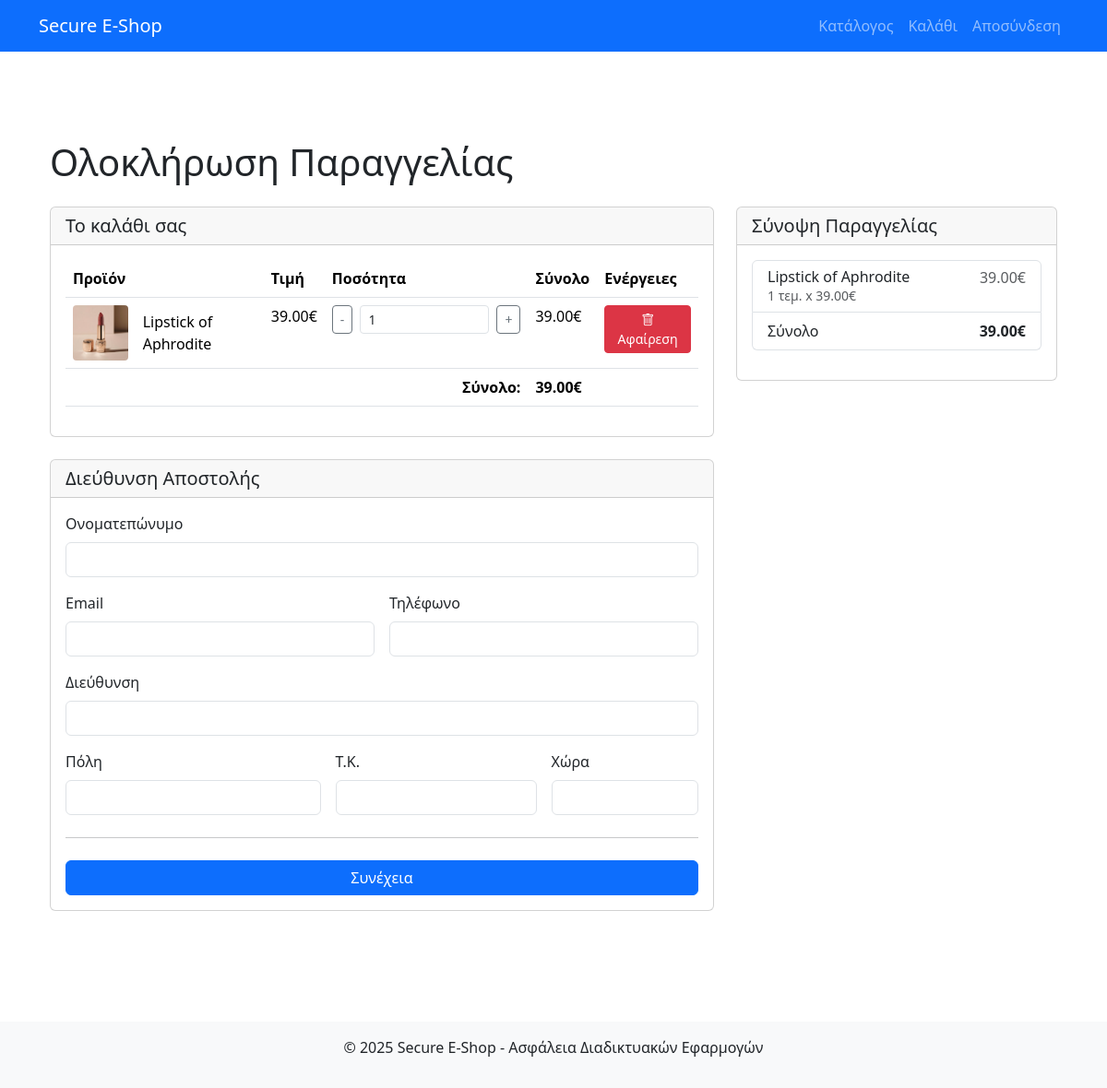
The app's page /payment/ (signed in) with its own data.
### eshop/models.py (models this page shows, shortened)
class CartItem(models.Model):
    cart = models.ForeignKey(Cart, on_delete=models.CASCADE)
    product = models.ForeignKey(Product, on_delete=models.CASCADE)
    quantity = models.PositiveIntegerField(default=1, validators=[MinValueValidator(1)])
    created_at = models.DateTimeField(auto_now_add=True)
    updated_at = models.DateTimeField(auto_now=True)
    class Meta:
        unique_together = ('cart', 'product')
    def get_total(self):
        return self.quantity * self.product.price

class Product(models.Model):
    name = models.CharField(max_length=200)
    description = models.TextField()
    price = models.DecimalField(max_digits=10, decimal_places=2, validators=[MinValueValidator(0)])
    image = models.ImageField(upload_to='products/', null=True, blank=True)
    created_at = models.DateTimeField(auto_now_add=True)
    updated_at = models.DateTimeField(auto_now=True)

### eshop/views.py (the view)
# urls.py: path('payment/', views.payment_view, name='payment'),  # Ενημερωμένο με το σωστό view
@login_required
def payment_view(request):
    cart, created = Cart.objects.get_or_create(user=request.user)
    cart_items = cart.cartitem_set.all().select_related('product')
    total_price = cart.get_total_price()
    cart_items_count = cart.get_total_items()
    if not cart_items.exists():
        messages.warning(request, "Το καλάθι σας είναι άδειο. Προσθέστε προϊόντα πριν προχωρήσετε στην πληρωμή.")
        return redirect('catalog')
    if request.method == 'POST':
        print("POST data:", request.POST)
        if 'confirm_order' in request.POST:
            print("Επιβεβαίωση παραγγελίας εντοπίστηκε")
            address_id = request.session.get('shipping_address_id')
            print("Address ID από session:", address_id)
            if not address_id:
                messages.error(request, "Η διεύθυνση αποστολής δεν βρέθηκε.")
                return redirect('payment')
            shipping_address = get_object_or_404(ShippingAddress, id=address_id, user=request.user)
            try:
                order = Order.objects.create(
                    user=request.user,
                    shipping_address=shipping_address,
                    total_price=total_price,
                    status='pending'
                )
                print("Παραγγελία δημιουργήθηκε με ID:", order.id)
                for item in cart_items:
                    OrderItem.objects.create(
                        order=order,
                        product=item.product,
                        quantity=item.quantity,
                        price=item.product.price
                    )
                    print(f"Προστέθηκε στην παραγγελία: {item.quantity} x {item.product.name}")
                order_details = "\n".join([
                    f"{item.quantity} x {item.product.name} ({item.product.price} €)"
                    for item in cart_items
                ])
                email_message = f"""
                Νέα παραγγελία #{order.id}

                Πελάτης: {request.user.username}

                Προϊόντα:
                {order_details}

                Συνολικό ποσό: {total_price} €

                Διεύθυνση αποστολής:
                {shipping_address.name}
                {shipping_address.address}
                {shipping_address.zip_code} {shipping_address.city}
                {shipping_address.country}
                """
                try:
                    send_mail(
                        f'Νέα παραγγελία #{order.id}',
                        email_message,
                        'noreply@secureeshop.com',
                        ['admin@secureeshop.com'],  # Αντικατάσταση με πραγματική διεύθυνση email διαχειριστή
                        fail_silently=False,
                    )
                    print("Email στάλθηκε επιτυχώς")
                except Exception as e:
                    logger.error(f"Σφάλμα αποστολής email: {str(e)}")
                    print(f"Σφάλμα αποστολής email: {str(e)}")
                cart_items.delete()
                print("Το καλάθι άδειασε")
                if 'shipping_address_id' in request.session:
                    del request.session['shipping_address_id']
                    print("Η διεύθυνση αφαιρέθηκε από το session")
                messages.success(request, "Η παραγγελία σας καταχωρήθηκε επιτυχώς!")
                return redirect('catalog')
            except Exception as e:
                logger.error(f"Σφάλμα κατά τη δημιουργία παραγγελίας: {str(e)}")
                print(f"Σφάλμα κατά τη δημιουργία παραγγελίας: {str(e)}")
                messages.error(request, "Προέκυψε σφάλμα κατά την καταχώρηση της παραγγελίας. Παρακαλώ προσπαθήστε ξανά.")
                return redirect('payment')
        form = ShippingAddressForm(request.POST)
        print("Επικύρωση φόρμας διεύθυνσης, έγκυρη:", form.is_valid())
        if not form.is_valid():
            print("Σφάλματα φόρμας:", form.errors.as_json())
        if form.is_valid():
            address = form.save(commit=False)
            address.user = request.user
            address.save()
            print(f"Διεύθυνση αποθηκεύτηκε με ID: {address.id}")
            request.session['shipping_address_id'] = address.id
            print(f"ID διεύθυνσης {address.id} αποθηκεύτηκε στο session")
            context = {
                'cart_items': cart_items,
                'cart_items_count': cart_items_count,
                'total_price': total_price,
                'shipping_address': address,
                'is_confirmation': True
            }
            return render(request, 'eshop/payment.html', context)
        else:
            context = {
                'form': form,
                'cart_items': cart_items,
                'cart_items_count': cart_items_count,
                'total_price': total_price,
                'is_confirmation': False
            }
            return render(request, 'eshop/payment.html', context)
    else:
        try:
            last_address = ShippingAddress.objects.filter(user=request.user).order_by('-id').first()
            form = ShippingAddressForm(instance=last_address)
        except:
            form = ShippingAddressForm()
    context = {
        'form': form,
        'cart_items': cart_items,
        'cart_items_count': cart_items_count,
        'total_price': total_price,
        'is_confirmation': False
    }
    return render(request, 'eshop/payment.html', context)

### eshop/forms.py (shortened to what this page needs)
class ShippingAddressForm(forms.ModelForm):
    class Meta:
        model = ShippingAddress
        fields = ['name', 'address', 'city', 'zip_code', 'country', 'phone', 'email']
        widgets = {
            'name': forms.TextInput(attrs={'class': 'form-control', 'placeholder': 'Ονοματεπώνυμο'}),
            'address': forms.TextInput(attrs={'class': 'form-control', 'placeholder': 'Διεύθυνση'}),
            'city': forms.TextInput(attrs={'class': 'form-control', 'placeholder': 'Πόλη'}),
            'zip_code': forms.TextInput(attrs={'class': 'form-control', 'placeholder': 'ΤΚ'}),
            'country': forms.TextInput(attrs={'class': 'form-control', 'placeholder': 'Χώρα'}),
            'phone': forms.TextInput(attrs={'class': 'form-control', 'placeholder': 'Τηλέφωνο'}),
            'email': forms.EmailInput(attrs={'class': 'form-control', 'placeholder': 'Email'}),
        }

### eshop/models.py (called while the page is built)
    def get_total_items(self):
        return sum(item.quantity for item in self.cartitem_set.all())

    def get_total_price(self):
        return sum(item.quantity * item.product.price for item in self.cartitem_set.all())

### eshop/templates/eshop/payment.html (shortened to what this page needs)
{% extends 'eshop/base.html' %}
{% load static %}
{% block extra_head %}
<link rel="stylesheet" href="https://cdn.jsdelivr.net/npm/bootstrap-icons@1.11.3/font/bootstrap-icons.min.css">
{% endblock %}
{% block content %}
<div class="container py-5">
    <h1 class="mb-4">Ολοκλήρωση Παραγγελίας</h1>
    {% if cart_items_count == 0 %}
        <div class="alert alert-warning">
            Το καλάθι σας είναι άδειο. <a href="{% url 'catalog' %}">Επιστροφή στον κατάλογο</a>
        </div>
    {% else %}
        <div class="row">
            <div class="col-md-8">
                <div class="card mb-4">
                    <div class="card-header">
                        <h5 class="mb-0">Το καλάθι σας</h5>
                    </div>
                    <div class="card-body">
                        <table class="table">
                            <thead>
                                <tr>
                                    <th>Προϊόν</th>
                                    <th>Τιμή</th>
                                    <th>Ποσότητα</th>
                                    <th>Σύνολο</th>
                                    <th>Ενέργειες</th>
                                </tr>
                            </thead>
                            <tbody>
                                {% for item in cart_items %}
                                <tr id="cart-item-{{ item.id }}">
                                    <td>
                                        <div class="d-flex align-items-center">
                                            <img src="{{ item.product.image.url }}" class="product-img me-3" alt="{{ item.product.name }}">
                                            <span>{{ item.product.name }}</span>
                                        </div>
                                    </td>
                                    <td>{{ item.product.price }}€</td>
                                    <td>
                                        <div class="quantity-control d-flex align-items-center">
                                            <button class="btn btn-sm btn-outline-secondary quantity-btn"
                                                    data-action="decrease"
                                                    data-cart-item-id="{{ item.id }}"
                                                    data-csrf-token="{{ csrf_token }}">-</button>
                                            <input type="number" min="1" value="{{ item.quantity }}"
                                                   class="form-control form-control-sm mx-2 quantity-input quantity-width"
                                                   data-cart-item-id="{{ item.id }}"
                                                   data-csrf-token="{{ csrf_token }}">
                                            <button class="btn btn-sm btn-outline-secondary quantity-btn"
                                                    data-action="increase"
                                                    data-cart-item-id="{{ item.id }}"
                                                    data-csrf-token="{{ csrf_token }}">+</button>
                                        </div>
                                    </td>
                                    <td id="item-total-{{ item.id }}">{{ item.get_total }}€</td>
                                    <td>
                                        <button class="btn btn-sm btn-danger remove-from-cart-btn"
                                                data-cart-item-id="{{ item.id }}"
                                                data-csrf-token="{{ csrf_token }}"
                                                title="Αφαίρεση από το καλάθι">
                                            <i class="bi bi-trash"></i> Αφαίρεση
                                        </button>
                                    </td>
                                </tr>
                                {% endfor %}
                            </tbody>
                            <tfoot>
                                <tr>
                                    <td colspan="3" class="text-end fw-bold">Σύνολο:</td>
                                    <td id="cart-total" class="fw-bold">{{ total_price }}€</td>
                                    <td></td>
                                </tr>
                            </tfoot>
                        </table>
                    </div>
                </div>
                <div class="card">
                    <div class="card-header">
                        <h5 class="mb-0">Διεύθυνση Αποστολής</h5>
                    </div>
                    <div class="card-body">
                        <form method="post" action="{% url 'payment' %}" id="shipping-form">
                            <div class="row g-3">
                                <div class="col-12">
                                    <label for="name" class="form-label">Ονοματεπώνυμο</label>
                                    <input type="text" class="form-control" id="name" name="name" required>
                                </div>
                                <div class="col-md-6">
                                    <label for="email" class="form-label">Email</label>
                                    <input type="email" class="form-control" id="email" name="email">
                                </div>
                                <div class="col-md-6">
                                    <label for="phone" class="form-label">Τηλέφωνο</label>
                                    <input type="tel" class="form-control" id="phone" name="phone" pattern="[0-9]{10}">
                                </div>
                                <div class="col-12">
                                    <label for="address" class="form-label">Διεύθυνση</label>
                                    <input type="text" class="form-control" id="address" name="address" required>
                                </div>
                                <div class="col-md-5">
                                    <label for="city" class="form-label">Πόλη</label>
                                    <input type="text" class="form-control" id="city" name="city" required>
                                </div>
                                <div class="col-md-4">
                                    <label for="zip_code" class="form-label">Τ.Κ.</label>
                                    <input type="text" class="form-control" id="zip_code" name="zip_code" required pattern="[0-9]{5}">
                                </div>
                                <div class="col-md-3">
                                    <label for="country" class="form-label">Χώρα</label>
                                    <input type="text" class="form-control" id="country" name="country" required>
                                </div>
                            </div>
                            <hr class="my-4">
                            <button class="btn btn-primary w-100" type="submit">Συνέχεια</button>
                        </form>
                    </div>
                </div>
            </div>
            <div class="col-md-4">
                <div class="card">
                    <div class="card-header">
                        <h5 class="mb-0">Σύνοψη Παραγγελίας</h5>
                    </div>
                    <div class="card-body">
                        <ul class="list-group mb-3">
                            {% for item in cart_items %}
                            <li class="list-group-item d-flex justify-content-between lh-sm">
                                <div>
                                    <h6 class="my-0">{{ item.product.name }}</h6>
                                    <small class="text-muted">{{ item.quantity }} τεμ. x {{ item.product.price }}€</small>
                                </div>
                                <span class="text-muted">{{ item.get_total }}€</span>
                            </li>
                            {% endfor %}
                            <li class="list-group-item d-flex justify-content-between">
                                <span>Σύνολο</span>
                                <strong id="summary-total">{{ total_price }}€</strong>
                            </li>
                        </ul>
                    </div>
                </div>
            </div>
        </div>
    {% endif %}
</div>
{% endblock %}

### eshop/static/css/styles.css (style rules this page uses)
.product-img { width: 60px; height: 60px; object-fit: cover; border-radius: 4px; }

### records on screen
CartItem: product.image (picture), product.name "Lipstick of Aphrodite", product.price "39.00", quantity "1", get_total "39.00"

### other values on screen
{{ total_price }} "39.00"
